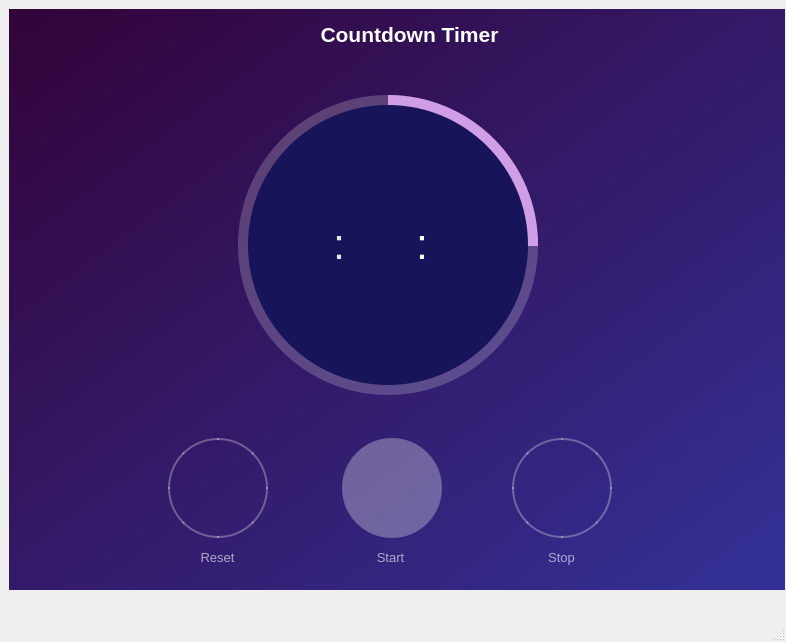
<?xml version="1.0" encoding="UTF-8"?>
<ui version="4.0">
 <class>MainWindow</class>
 <widget class="QMainWindow" name="MainWindow">
  <property name="geometry">
   <rect>
    <x>0</x>
    <y>0</y>
    <width>786</width>
    <height>642</height>
   </rect>
  </property>
  <property name="windowTitle">
   <string>MainWindow</string>
  </property>
  <widget class="QWidget" name="centralwidget">
   <widget class="QFrame" name="windowBackground">
    <property name="geometry">
     <rect>
      <x>9</x>
      <y>9</y>
      <width>776</width>
      <height>581</height>
     </rect>
    </property>
    <property name="styleSheet">
     <string notr="true">QFrame {
	background-color: qlineargradient(spread:pad, x1:0, y1:0, x2:1, y2:1, stop:0 rgba(51, 3, 57, 255), stop:1 rgba(51, 49, 151, 255));	
}</string>
    </property>
    <property name="frameShape">
     <enum>QFrame::NoFrame</enum>
    </property>
    <property name="frameShadow">
     <enum>QFrame::Raised</enum>
    </property>
    <widget class="QWidget" name="verticalLayoutWidget">
     <property name="geometry">
      <rect>
       <x>0</x>
       <y>0</y>
       <width>801</width>
       <height>51</height>
      </rect>
     </property>
     <layout class="QVBoxLayout" name="verticalLayout_2">
      <item>
       <widget class="QLabel" name="title">
        <property name="font">
         <font>
          <pointsize>16</pointsize>
          <bold>true</bold>
         </font>
        </property>
        <property name="autoFillBackground">
         <bool>false</bool>
        </property>
        <property name="styleSheet">
         <string notr="true">QLabel {
	background-color: transparent;
	color: white;
}</string>
        </property>
        <property name="text">
         <string>Countdown Timer</string>
        </property>
        <property name="alignment">
         <set>Qt::AlignCenter</set>
        </property>
       </widget>
      </item>
     </layout>
    </widget>
    <widget class="QFrame" name="frame">
     <property name="geometry">
      <rect>
       <x>9</x>
       <y>400</y>
       <width>751</width>
       <height>181</height>
      </rect>
     </property>
     <property name="styleSheet">
      <string notr="true">QFrame {
	background-color: transparent;
}</string>
     </property>
     <property name="frameShape">
      <enum>QFrame::StyledPanel</enum>
     </property>
     <property name="frameShadow">
      <enum>QFrame::Raised</enum>
     </property>
     <widget class="QFrame" name="resetFrame">
      <property name="geometry">
       <rect>
        <x>131</x>
        <y>10</y>
        <width>150</width>
        <height>150</height>
       </rect>
      </property>
      <property name="cursor">
       <cursorShape>PointingHandCursor</cursorShape>
      </property>
      <property name="styleSheet">
       <string notr="true">QFrame {
	background-color: transparent;
}</string>
      </property>
      <property name="frameShape">
       <enum>QFrame::StyledPanel</enum>
      </property>
      <property name="frameShadow">
       <enum>QFrame::Raised</enum>
      </property>
      <widget class="QLabel" name="resetIcon">
       <property name="geometry">
        <rect>
         <x>50</x>
         <y>50</y>
         <width>40</width>
         <height>41</height>
        </rect>
       </property>
       <property name="styleSheet">
        <string notr="true">QLabel {
	background-color: transparent;
	display: block;
}</string>
       </property>
       <property name="text">
        <string/>
       </property>
       <property name="pixmap">
        <pixmap>assets/img/Reset.png</pixmap>
       </property>
       <property name="scaledContents">
        <bool>true</bool>
       </property>
      </widget>
      <widget class="QPushButton" name="resetButton">
       <property name="geometry">
        <rect>
         <x>19</x>
         <y>19</y>
         <width>100</width>
         <height>100</height>
        </rect>
       </property>
       <property name="styleSheet">
        <string notr="true">QPushButton {
	border-radius: 50px;
	border: 2px solid rgba(255, 255, 255,0.3);
	color: white;
	transition: 0.2s all;
}

QPushButton:hover {
	transition: 0.2s all;
	border: 2px solid rgba(255, 255, 255,0.6);
}

QPushButton:pressed {
	border: 2px solid rgba(255, 255, 255,0.3);
}</string>
       </property>
       <property name="text">
        <string/>
       </property>
      </widget>
      <widget class="QLabel" name="resetLabel">
       <property name="geometry">
        <rect>
         <x>44</x>
         <y>130</y>
         <width>49</width>
         <height>16</height>
        </rect>
       </property>
       <property name="font">
        <font>
         <pointsize>10</pointsize>
         <bold>false</bold>
        </font>
       </property>
       <property name="styleSheet">
        <string notr="true">QLabel {
	background-color: transparent;
	color: rgba(255, 255, 255, 0.6);
}</string>
       </property>
       <property name="text">
        <string>Reset</string>
       </property>
       <property name="alignment">
        <set>Qt::AlignCenter</set>
       </property>
      </widget>
     </widget>
     <widget class="QFrame" name="startFrame">
      <property name="geometry">
       <rect>
        <x>298</x>
        <y>10</y>
        <width>150</width>
        <height>150</height>
       </rect>
      </property>
      <property name="cursor">
       <cursorShape>PointingHandCursor</cursorShape>
      </property>
      <property name="styleSheet">
       <string notr="true">QFrame {
	background-color: transparent;
}</string>
      </property>
      <property name="frameShape">
       <enum>QFrame::StyledPanel</enum>
      </property>
      <property name="frameShadow">
       <enum>QFrame::Raised</enum>
      </property>
      <widget class="QLabel" name="startIcon">
       <property name="geometry">
        <rect>
         <x>60</x>
         <y>50</y>
         <width>40</width>
         <height>39</height>
        </rect>
       </property>
       <property name="styleSheet">
        <string notr="true">QLabel {
	background-color: transparent;
	display: inline-block;
}
QLabel:pressed {
	transform: scale(0.8);
}</string>
       </property>
       <property name="text">
        <string/>
       </property>
       <property name="pixmap">
        <pixmap>assets/img/Play.png</pixmap>
       </property>
       <property name="scaledContents">
        <bool>true</bool>
       </property>
      </widget>
      <widget class="QPushButton" name="startButton">
       <property name="geometry">
        <rect>
         <x>26</x>
         <y>19</y>
         <width>100</width>
         <height>100</height>
        </rect>
       </property>
       <property name="cursor">
        <cursorShape>PointingHandCursor</cursorShape>
       </property>
       <property name="styleSheet">
        <string notr="true">QPushButton {
	border-radius: 50px;
	background-color: rgba(255, 255, 255,0.3);
	color: white;
	transition: 0.2s all;
}

QPushButton:hover {
	background-color: rgba(255, 255, 255,0.4);
	transition: 0.2s all;
}

QPushButton:pressed {
	background-color: rgba(255, 255, 255,0.2);
}</string>
       </property>
       <property name="text">
        <string/>
       </property>
      </widget>
      <widget class="QLabel" name="startLabel">
       <property name="geometry">
        <rect>
         <x>50</x>
         <y>130</y>
         <width>49</width>
         <height>16</height>
        </rect>
       </property>
       <property name="font">
        <font>
         <pointsize>10</pointsize>
         <bold>false</bold>
        </font>
       </property>
       <property name="styleSheet">
        <string notr="true">QLabel {
	background-color: transparent;
	color: rgba(255, 255, 255, 0.6);
}</string>
       </property>
       <property name="text">
        <string>Start</string>
       </property>
       <property name="alignment">
        <set>Qt::AlignCenter</set>
       </property>
      </widget>
     </widget>
     <widget class="QFrame" name="stopFrame">
      <property name="geometry">
       <rect>
        <x>465</x>
        <y>10</y>
        <width>150</width>
        <height>150</height>
       </rect>
      </property>
      <property name="cursor">
       <cursorShape>PointingHandCursor</cursorShape>
      </property>
      <property name="styleSheet">
       <string notr="true">QFrame {
	background-color: transparent;
}</string>
      </property>
      <property name="frameShape">
       <enum>QFrame::StyledPanel</enum>
      </property>
      <property name="frameShadow">
       <enum>QFrame::Raised</enum>
      </property>
      <widget class="QLabel" name="stopIcon">
       <property name="geometry">
        <rect>
         <x>60</x>
         <y>50</y>
         <width>40</width>
         <height>39</height>
        </rect>
       </property>
       <property name="styleSheet">
        <string notr="true">QLabel {
	background-color: transparent;
	display: block;
}</string>
       </property>
       <property name="text">
        <string/>
       </property>
       <property name="pixmap">
        <pixmap>assets/img/Stop.png</pixmap>
       </property>
       <property name="scaledContents">
        <bool>true</bool>
       </property>
      </widget>
      <widget class="QPushButton" name="stopButton">
       <property name="geometry">
        <rect>
         <x>29</x>
         <y>19</y>
         <width>100</width>
         <height>100</height>
        </rect>
       </property>
       <property name="styleSheet">
        <string notr="true">QPushButton {
	border-radius: 50px;
	border: 2px solid rgba(255, 255, 255,0.3);
	color: white;
	transition: 0.2s all;
}

QPushButton:hover {
	transition: 0.2s all;
	border: 2px solid rgba(255, 255, 255,0.6);
}

QPushButton:pressed {
	border: 2px solid rgba(255, 255, 255,0.3);
}</string>
       </property>
       <property name="text">
        <string/>
       </property>
      </widget>
      <widget class="QLabel" name="stopLabel">
       <property name="geometry">
        <rect>
         <x>54</x>
         <y>130</y>
         <width>49</width>
         <height>16</height>
        </rect>
       </property>
       <property name="font">
        <font>
         <pointsize>10</pointsize>
         <bold>false</bold>
        </font>
       </property>
       <property name="styleSheet">
        <string notr="true">QLabel {
	background-color: transparent;
	color: rgba(255, 255, 255, 0.6);
}</string>
       </property>
       <property name="text">
        <string>Stop</string>
       </property>
       <property name="alignment">
        <set>Qt::AlignCenter</set>
       </property>
      </widget>
     </widget>
    </widget>
    <widget class="QFrame" name="circularProgressBarBase">
     <property name="geometry">
      <rect>
       <x>219</x>
       <y>76</y>
       <width>320</width>
       <height>320</height>
      </rect>
     </property>
     <property name="styleSheet">
      <string notr="true">QFrame {
	background-color: transparent;
}</string>
     </property>
     <property name="frameShape">
      <enum>QFrame::NoFrame</enum>
     </property>
     <property name="frameShadow">
      <enum>QFrame::Raised</enum>
     </property>
     <widget class="QFrame" name="circularProgress">
      <property name="geometry">
       <rect>
        <x>10</x>
        <y>10</y>
        <width>300</width>
        <height>300</height>
       </rect>
      </property>
      <property name="styleSheet">
       <string notr="true">QFrame {
	border-radius: 150px;
	background-color: qconicalgradient(cx:0.5, cy:0.5, angle:90, stop:0.749 rgba(0, 170, 255, 0), stop:0.750 rgba(208, 158, 230, 255));
}</string>
      </property>
      <property name="frameShape">
       <enum>QFrame::NoFrame</enum>
      </property>
      <property name="frameShadow">
       <enum>QFrame::Raised</enum>
      </property>
     </widget>
     <widget class="QFrame" name="circularBg">
      <property name="geometry">
       <rect>
        <x>10</x>
        <y>10</y>
        <width>300</width>
        <height>300</height>
       </rect>
      </property>
      <property name="styleSheet">
       <string notr="true">QFrame {
	border-radius: 150px;
	background-color: rgba(255, 255, 255, 0.2);
}</string>
      </property>
      <property name="frameShape">
       <enum>QFrame::NoFrame</enum>
      </property>
      <property name="frameShadow">
       <enum>QFrame::Raised</enum>
      </property>
     </widget>
     <widget class="QFrame" name="container">
      <property name="geometry">
       <rect>
        <x>20</x>
        <y>20</y>
        <width>280</width>
        <height>280</height>
       </rect>
      </property>
      <property name="styleSheet">
       <string notr="true">QFrame {
	border-radius: 140px;
	background-color: rgb(23, 20, 90);
}</string>
      </property>
      <property name="frameShape">
       <enum>QFrame::NoFrame</enum>
      </property>
      <property name="frameShadow">
       <enum>QFrame::Raised</enum>
      </property>
      <widget class="QLabel" name="colon1">
       <property name="geometry">
        <rect>
         <x>83</x>
         <y>4</y>
         <width>16</width>
         <height>271</height>
        </rect>
       </property>
       <property name="font">
        <font>
         <pointsize>32</pointsize>
        </font>
       </property>
       <property name="styleSheet">
        <string notr="true">QLabel {
	color: rgba(255, 255, 255, 0.9);
	background-color: transparent;
}</string>
       </property>
       <property name="text">
        <string>:</string>
       </property>
       <property name="alignment">
        <set>Qt::AlignCenter</set>
       </property>
      </widget>
      <widget class="QLabel" name="colon2">
       <property name="geometry">
        <rect>
         <x>166</x>
         <y>4</y>
         <width>16</width>
         <height>271</height>
        </rect>
       </property>
       <property name="font">
        <font>
         <pointsize>32</pointsize>
        </font>
       </property>
       <property name="styleSheet">
        <string notr="true">QLabel { 
	background-color: transparent;
	color: white;
}</string>
       </property>
       <property name="text">
        <string>:</string>
       </property>
       <property name="alignment">
        <set>Qt::AlignCenter</set>
       </property>
      </widget>
      <widget class="QLineEdit" name="minsInput">
       <property name="geometry">
        <rect>
         <x>88</x>
         <y>-1</y>
         <width>91</width>
         <height>281</height>
        </rect>
       </property>
       <property name="font">
        <font>
         <pointsize>32</pointsize>
         <bold>false</bold>
        </font>
       </property>
       <property name="styleSheet">
        <string notr="true">QLineEdit {
	border-radius: 140px;
	background-color: transparent;
	color: rgba(255 ,255, 255, 0.9);
}</string>
       </property>
       <property name="alignment">
        <set>Qt::AlignCenter</set>
       </property>
      </widget>
      <widget class="QLineEdit" name="secsInput">
       <property name="geometry">
        <rect>
         <x>177</x>
         <y>-1</y>
         <width>91</width>
         <height>281</height>
        </rect>
       </property>
       <property name="font">
        <font>
         <pointsize>32</pointsize>
         <bold>false</bold>
        </font>
       </property>
       <property name="styleSheet">
        <string notr="true">QLineEdit {
	border-radius: 140px;
	background-color: transparent;
	color: rgba(255 ,255, 255, 0.9);
}</string>
       </property>
       <property name="alignment">
        <set>Qt::AlignCenter</set>
       </property>
      </widget>
      <widget class="QLineEdit" name="hrsInput">
       <property name="geometry">
        <rect>
         <x>0</x>
         <y>-1</y>
         <width>91</width>
         <height>281</height>
        </rect>
       </property>
       <property name="font">
        <font>
         <pointsize>32</pointsize>
         <bold>false</bold>
        </font>
       </property>
       <property name="styleSheet">
        <string notr="true">QLineEdit {
	border-radius: 140px;
	background-color: transparent;
	color: rgba(255 ,255, 255, 0.9);
}</string>
       </property>
       <property name="alignment">
        <set>Qt::AlignCenter</set>
       </property>
       <property name="placeholderText">
        <string/>
       </property>
      </widget>
     </widget>
     <zorder>circularBg</zorder>
     <zorder>circularProgress</zorder>
     <zorder>container</zorder>
    </widget>
   </widget>
  </widget>
  <widget class="QStatusBar" name="statusbar"/>
  <widget class="QMenuBar" name="menubar">
   <property name="geometry">
    <rect>
     <x>0</x>
     <y>0</y>
     <width>786</width>
     <height>22</height>
    </rect>
   </property>
  </widget>
 </widget>
 <resources/>
 <connections/>
</ui>
